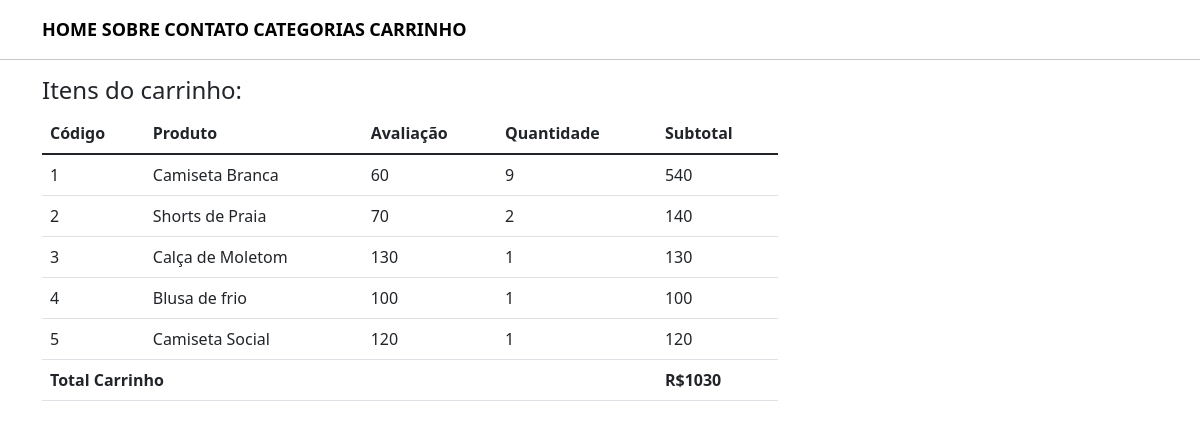
Before: /carrinho/ (signed in) with the older database file.
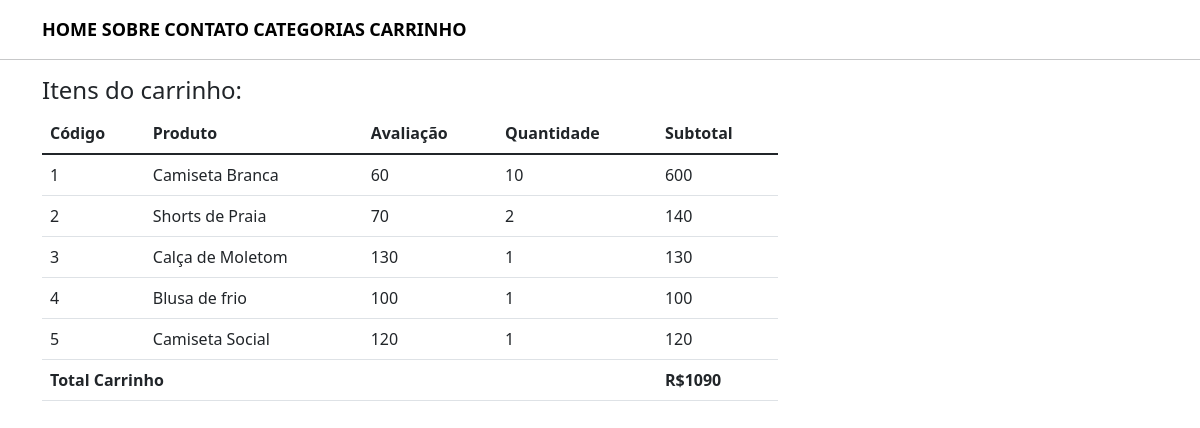
After: the same page with the newer database file.
### lojaapp/models.py (models this page shows, shortened)
class CarrinhoProduto(models.Model):
    carrinho = models.ForeignKey(Carrinho, on_delete = models.CASCADE)
    produto = models.ForeignKey(Produto, on_delete = models.CASCADE)
    avaliacao = models.PositiveIntegerField()
    quantidade = models.PositiveIntegerField()
    subtotal = models.PositiveIntegerField()

class Produto(models.Model):
    titulo = models.CharField(max_length=128)
    slug = models.SlugField(unique = True)
    categoria = models.ForeignKey(Categoria, on_delete=models.CASCADE)
    image = models.ImageField(upload_to="Produtos")
    preco = models.PositiveIntegerField()
    venda = models.PositiveIntegerField()
    descricao = models.TextField()
    visualizacao = models.PositiveIntegerField(default=0)

class Carrinho(models.Model):
    cliente = models.ForeignKey(Cliente, on_delete = models.SET_NULL, null = True, blank = True)
    total = models.PositiveIntegerField(default = 0)
    criado_em = models.DateField(auto_now_add = True)

### lojaapp/views.py (the view)
# urls.py: path("carrinho/", CarrinhoView.as_view(), name="carrinho"),
class CarrinhoView(TemplateView):
    template_name = "carrinho.html"
    def get_context_data(self, **kwargs):
        context = super().get_context_data(**kwargs)
        carrinho_id = self.request.session.get("carro_id", None)
        if carrinho_id:
            carrinho = Carrinho.objects.get(id=carrinho_id)
        else:
            carrinho = None
        context['carrinho'] = carrinho
        return context

### templates/carrinho.html (shortened to what this page needs)
{% extends 'base.html' %}
{% block content %}
    <div class="container">
        <div class="row">
            <div class="col-md-8">
                <h4>Itens do carrinho: </h4>
                <table class="table">
                    <thead>
                        <tr>
                            <th>Código</th>
                            <th>Produto</th>
                            <th>Avaliação</th>
                            <th>Quantidade</th>
                            <th>Subtotal</th>
                        </tr>
                        <tbody>
                            {% for cp in carrinho.carrinhoproduto_set.all %}
                                <tr>
                                    <td>{{forloop.counter}}</td>
                                    <td>{{cp.produto.titulo}}</td>
                                    <td>{{cp.avaliacao}}</td>
                                    <td>{{cp.quantidade}}</td>
                                    <td>{{cp.subtotal}}</td>
                                </tr>
                            {% endfor %}
                            <tr>
                                <th colspan="4" class="text-right">Total Carrinho</th>
                                <th>R${{carrinho.total}}</th>
                            </tr>
                        </tbody>
                    </thead>
                </table>
            </div>
        </div>
    </div>
{% endblock %}

### templates/base.html (shortened to what this page needs)
<!DOCTYPE html>
<html lang="en">
<head>
    <link rel="stylesheet" href="https://cdn.jsdelivr.net/npm/bootstrap@5.1.3/dist/css/bootstrap.min.css">
</head>
<body>
    <div class="container mt-3">
        <a href="/" style="text-decoration: none; color: black; font-size: large;"> <b>HOME</b> </a>
        <a href="/sobre/" style="text-decoration: none; color: black; font-size: large;"><b>SOBRE</b></a>
        <a href="/contato/" style="text-decoration: none; color: black; font-size: large;"><b>CONTATO</b></a>
        <a href="/todos-produtos/" style="text-decoration: none; color: black; font-size: large;"><b>CATEGORIAS</b></a>
        <a href="/carrinho/" style="text-decoration: none; color: black; font-size: large;"><b>CARRINHO</b></a>
    </div>
    <hr>
    {% block content %}
    {% endblock %}
</body>
</html>

Changed rows visible on the page:
changed CarrinhoProduto "Camiseta Branca": quantidade "9" → "10"; subtotal "540" → "600"
changed Carrinho: total "1030" → "1090"
